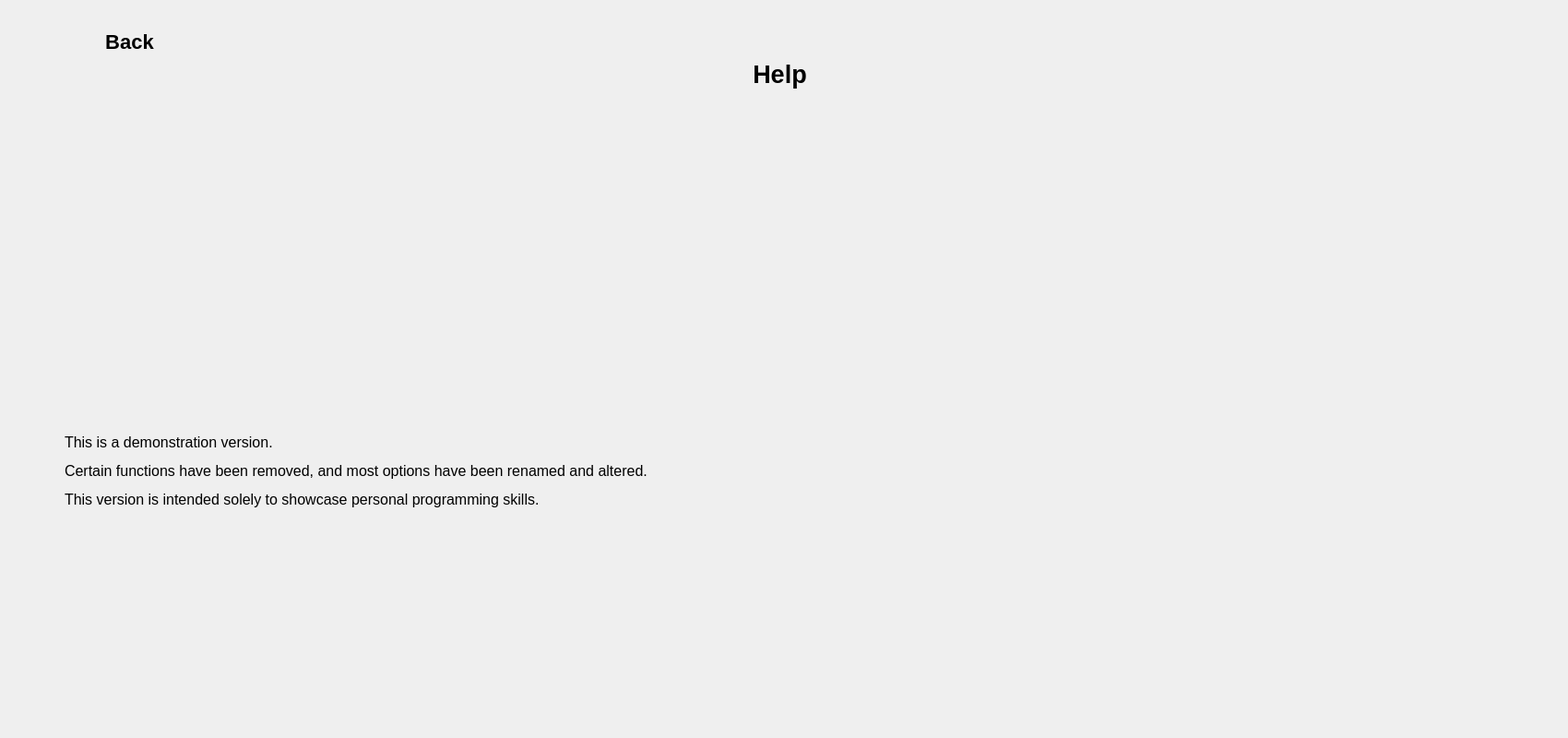
   <widget class="QWidget" name="page">
    <widget class="QPushButton" name="menuReferenceRegime">
     <property name="geometry">
      <rect>
       <x>30</x>
       <y>20</y>
       <width>221</width>
       <height>51</height>
      </rect>
     </property>
     <property name="cursor">
      <cursorShape>PointingHandCursor</cursorShape>
     </property>
     <property name="styleSheet">
      <string notr="true">
#menuReferenceRegime{
background-color: transparent; 
border:none;
color :black; 
font-size: 22px;
font:bold;
}

#menuReferenceRegime:hover {
 background-color:black; 
color:white;
}
#menuReferenceRegime:pressed {
 background-color:grey; 
color: white;
}</string>
     </property>
     <property name="text">
      <string>Back</string>
     </property>
    </widget>
    <widget class="QLabel" name="flightLabel_2">
     <property name="geometry">
      <rect>
       <x>730</x>
       <y>30</y>
       <width>231</width>
       <height>101</height>
      </rect>
     </property>
     <property name="styleSheet">
      <string notr="true"> background-color: transparent; 
color: black; 
font: bold  20pt ;
</string>
     </property>
     <property name="inputMethodHints">
      <set>Qt::ImhHiddenText</set>
     </property>
     <property name="text">
      <string>&lt;html&gt;&lt;head/&gt;&lt;body&gt;&lt;p align=&quot;center&quot;&gt;Help&lt;/p&gt;&lt;/body&gt;&lt;/html&gt;</string>
     </property>
    </widget>
    <widget class="QLabel" name="flightLabel_3">
     <property name="geometry">
      <rect>
       <x>70</x>
       <y>190</y>
       <width>1361</width>
       <height>601</height>
      </rect>
     </property>
     <property name="styleSheet">
      <string notr="true"> background-color: transparent; 
color:black; 
font: bold italic 40pt &quot;MS Sans Serif&quot;;
</string>
     </property>
     <property name="inputMethodHints">
      <set>Qt::ImhHiddenText</set>
     </property>
     <property name="text">
      <string>&lt;html&gt;&lt;head/&gt;&lt;body&gt;&lt;p&gt;&lt;br/&gt;&lt;/p&gt;&lt;p&gt;&lt;span style=&quot; font-size:12pt;&quot;&gt;This is a demonstration version. &lt;/span&gt;&lt;/p&gt;&lt;p&gt;&lt;span style=&quot; font-size:12pt;&quot;&gt;Certain functions have been removed, and most options have been renamed and altered.&lt;/span&gt;&lt;/p&gt;&lt;p&gt;&lt;span style=&quot; font-size:12pt;&quot;&gt;This version is intended solely to showcase personal programming skills.&lt;/span&gt;&lt;/p&gt;&lt;/body&gt;&lt;/html&gt;</string>
     </property>
    </widget>
    <widget class="QLabel" name="receiveFromHostArea">
     <property name="geometry">
      <rect>
       <x>1420</x>
       <y>40</y>
       <width>271</width>
       <height>31</height>
      </rect>
     </property>
     <property name="styleSheet">
      <string notr="true">background-color:white;
font: 16px;
 background-color: transparent; 
border:none;</string>
     </property>
     <property name="text">
      <string/>
     </property>
    </widget>
    <widget class="QGraphicsView" name="telemetricBigTrajectory_2">
     <property name="geometry">
      <rect>
       <x>1020</x>
       <y>170</y>
       <width>671</width>
       <height>441</height>
      </rect>
     </property>
     <property name="styleSheet">
      <string notr="true">border:none;
 background-color:transparent; </string>
     </property>
    </widget>
   </widget>
